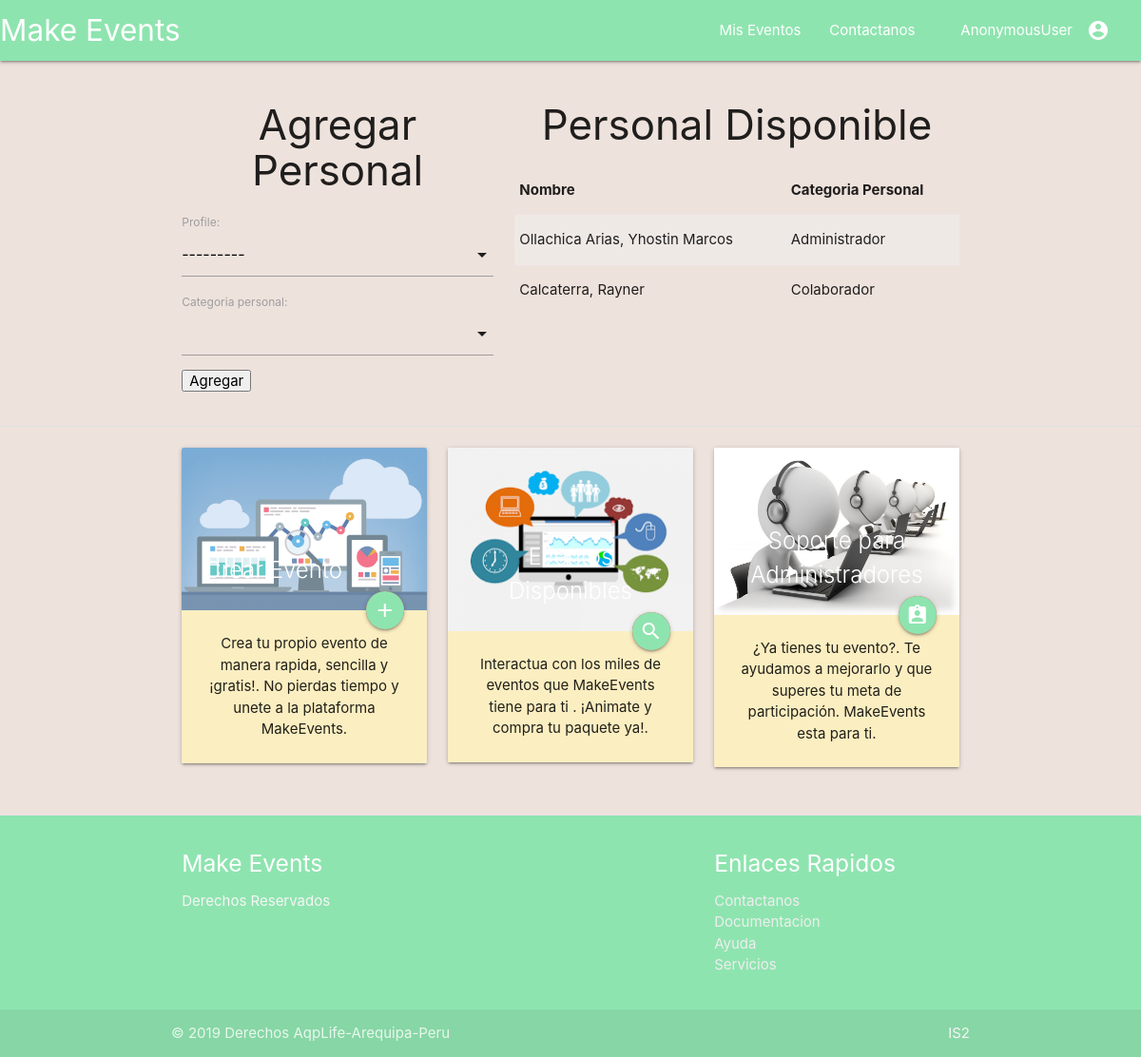
The app's page /eventos/2/gestionar_personal with its own data.
### eventos/models.py (models this page shows, shortened)
class Profile(models.Model):
	user 				= models.OneToOneField(User, on_delete=models.CASCADE)
	tipo_idenficacion	= models.CharField(max_length=30)
	identificacion		= models.IntegerField(default=0)
	def __str__(self):
		return str(self.user.get_username())

class Personal(models.Model):
	evento 				=models.ForeignKey(Evento,on_delete=models.CASCADE)
	profile 			=models.ForeignKey(Profile,on_delete=models.CASCADE)
	categoria_personal	=models.ForeignKey(CategoriaPersonal,on_delete=models.CASCADE)

class CategoriaPersonal(models.Model):
	evento 				=models.ForeignKey(Evento,on_delete=models.CASCADE, null=True)
	evento 				=models.ManyToManyField(Evento)
	nombre_categoria	=models.CharField(max_length=20)
	nivel_categoria		=models.IntegerField(default=1)
	def __str__(self):
		return self.nombre_categoria

### eventos/views_modulo_configuracion.py (the view, shortened to what this page needs)
# urls.py: path('<int:evento_id>/gestionar_personal',views.Gestionar_PersonalDetailView.as_view(),name='gestionar_personal'),
class Gestionar_PersonalDetailView(DetailView):
    template_name       ='eventos/gestionar_personal.html'
    context             ={
    }
    def get(self, request, *args, **kwargs):
        evento                      =   Evento.objects.get(pk=self.kwargs.get("evento_id"))
        form                        =   CrearPersonalForm(instance_evento=evento)
        self.context['evento']      =   evento
        self.context['form']        =   form
        return render(request, self.template_name,self.context )

### eventos/forms.py
class CrearPersonalForm(forms.ModelForm):
	categoria_personal 		=forms.ModelMultipleChoiceField(queryset=CategoriaPersonal.objects.all())
	class Meta:
		model=Personal
		fields=[
			'evento',
			'profile',
			'categoria_personal'
		]
		widgets={
			'evento':forms.TextInput(attrs={'class':'input ', 'style':'display:none' ,'type':'hidden'}),
		}
	def __init__(self,*args,**kwargs):
		evento=kwargs.pop('instance_evento',None)
		super(CrearPersonalForm, self).__init__(*args, **kwargs)
		if evento:
			self.fields['evento'].initial=evento.id

### eventos/templates/eventos/gestionar_personal.html (shortened to what this page needs)
{%extends 'eventos/index.html'%}
{%block section_1%}
	<div class="container row section">
		<div class="col s5">
			<h3 class="center-align">Agregar Personal</h3>
			<form action="" method="post">
                {{ form.as_p }}
                <input type="submit" value="Agregar">
                </form>
		</div>
		<div class="col s7">
			<h3 class="center-align">Personal Disponible</h3>
			<table class="striped">
				<thead>
					<tr>
						<th>Nombre</th>
						<th>Categoria Personal</th>
					</tr>
				</thead>
				<tbody>
					{%for personal in evento.personal_set.all%}
					<tr>
						{%if personal.profile.user.last_name%}
							<td>
								{{personal.profile.user.last_name}}, {{personal.profile.user.first_name}}
							</td>
							<td>{{personal.categoria_personal}}</td>
						{%else%}
							<td>
								{{personal.profile}}
							</td>
							<td>{{personal.categoria_personal}}</td>
						{%endif%}
					</tr>
					{%endfor%}
				</tbody>
			</table>
		</div>
	</div>
{%endblock%}

### eventos/static/eventos/style.css (style rules this page uses)
body { background-color: #eee2DC; }

### records on screen
Profile: as_p "Profile: Categoria personal:"
Personal: profile.user.last_name "Ollachica Arias", profile.user.first_name "Yhostin Marcos", categoria_personal "Administrador"
Personal: profile.user.last_name "Calcaterra", profile.user.first_name "Rayner", categoria_personal "Colaborador"

### other values on screen
{{ user }} "AnonymousUser"
